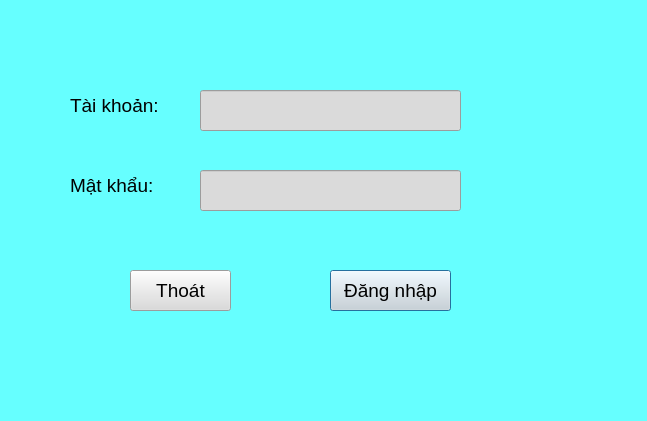
<?xml version="1.0" encoding="UTF-8"?>
<ui version="4.0">
 <class>Dialog</class>
 <widget class="QDialog" name="Dialog">
  <property name="geometry">
   <rect>
    <x>0</x>
    <y>0</y>
    <width>647</width>
    <height>421</height>
   </rect>
  </property>
  <property name="windowTitle">
   <string>Đăng nhập</string>
  </property>
  <property name="toolTip">
   <string>&lt;html&gt;&lt;head/&gt;&lt;body&gt;&lt;p&gt;&lt;br/&gt;&lt;/p&gt;&lt;/body&gt;&lt;/html&gt;</string>
  </property>
  <property name="autoFillBackground">
   <bool>false</bool>
  </property>
  <property name="styleSheet">
   <string notr="true">background-color: rgb(102, 255, 255);</string>
  </property>
  <widget class="QLabel" name="label">
   <property name="geometry">
    <rect>
     <x>70</x>
     <y>90</y>
     <width>111</width>
     <height>31</height>
    </rect>
   </property>
   <property name="font">
    <font>
     <pointsize>14</pointsize>
     <weight>50</weight>
     <bold>false</bold>
    </font>
   </property>
   <property name="text">
    <string>Tài khoản: </string>
   </property>
   <property name="margin">
    <number>0</number>
   </property>
   <property name="textInteractionFlags">
    <set>Qt::TextBrowserInteraction</set>
   </property>
  </widget>
  <widget class="QLabel" name="label_2">
   <property name="geometry">
    <rect>
     <x>70</x>
     <y>170</y>
     <width>101</width>
     <height>31</height>
    </rect>
   </property>
   <property name="font">
    <font>
     <pointsize>14</pointsize>
    </font>
   </property>
   <property name="text">
    <string>Mật khẩu: </string>
   </property>
  </widget>
  <widget class="QPushButton" name="pushButton">
   <property name="geometry">
    <rect>
     <x>330</x>
     <y>270</y>
     <width>121</width>
     <height>41</height>
    </rect>
   </property>
   <property name="font">
    <font>
     <pointsize>14</pointsize>
    </font>
   </property>
   <property name="styleSheet">
    <string notr="true">background-color:rgb(218, 218, 218);</string>
   </property>
   <property name="text">
    <string>Đăng nhập</string>
   </property>
  </widget>
  <widget class="QPushButton" name="btn_exit">
   <property name="geometry">
    <rect>
     <x>130</x>
     <y>270</y>
     <width>101</width>
     <height>41</height>
    </rect>
   </property>
   <property name="font">
    <font>
     <pointsize>14</pointsize>
    </font>
   </property>
   <property name="styleSheet">
    <string notr="true">background-color:rgb(218, 218, 218);</string>
   </property>
   <property name="text">
    <string>Thoát</string>
   </property>
  </widget>
  <widget class="QLineEdit" name="txt_mk">
   <property name="geometry">
    <rect>
     <x>200</x>
     <y>170</y>
     <width>261</width>
     <height>41</height>
    </rect>
   </property>
   <property name="styleSheet">
    <string notr="true">background-color:rgb(218, 218, 218);</string>
   </property>
   <property name="echoMode">
    <enum>QLineEdit::Password</enum>
   </property>
  </widget>
  <widget class="QLineEdit" name="txt_tk">
   <property name="geometry">
    <rect>
     <x>200</x>
     <y>90</y>
     <width>261</width>
     <height>41</height>
    </rect>
   </property>
   <property name="styleSheet">
    <string notr="true">background-color:rgb(218, 218, 218);</string>
   </property>
  </widget>
 </widget>
 <resources/>
 <connections/>
</ui>
